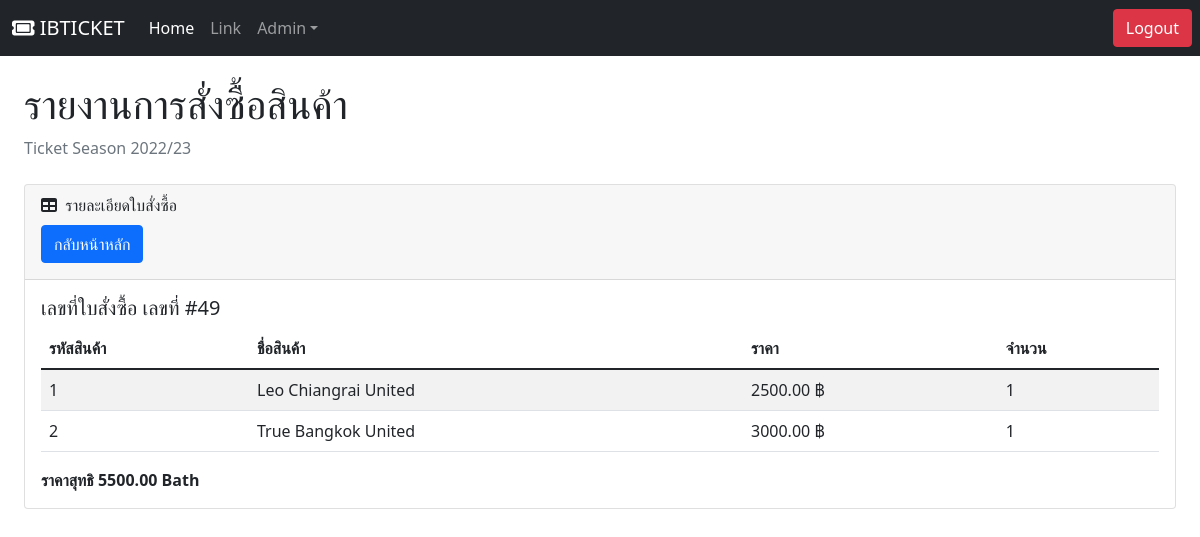
/admin/info_order.php?id=49, run on the app's committed database.
### tables this page shows
CREATE TABLE `orders` (
  `id_order` int(11) NOT NULL,
  `customer_id` int(11) NOT NULL,
  `grand_total` float(10,2) NOT NULL,
  `created` datetime NOT NULL,
  `status_order` enum('1','2','0') NOT NULL DEFAULT '1' COMMENT '1=ดำเนินการสั่งซื้อ 2=ยืนยันการสั่งซื้อ 0=ยกเลิกคำสั่งซื้อ'
);

### admin/info_order.php (the view, shortened to what this page needs)
<?php
include 'dbConnect.php';
$ids=$_GET['id'];
?>
<!DOCTYPE html>
<html lang="en">
    <head>
        <link href="https://cdn.jsdelivr.net/npm/simple-datatables@latest/dist/style.css" rel="stylesheet" />
        <link href="css/Adminstyles.css" rel="stylesheet" />
    </head>
    <body class="sb-nav-fixed">
    <?php require_once 'navBarAdmin.php';?>
            <div id="layoutSidenav_content">
                <main>
                    <div class="container-fluid px-4">
                        <h1 class="mt-4">รายงานการสั่งซื้อสินค้า</h1>
                        <ol class="breadcrumb mb-4">
                            <li class="breadcrumb-item active">Ticket Season 2022/23</li>
                        </ol>
                        <div class="card mb-4">
                            <div class="card-header">
                                <i class="fas fa-table me-1"></i>
                                รายละเอียดใบสั่งซื้อ
                                <div class="buttoncolor mb-2 mt-2">
                                <a href ="Admin_index.php "><button type="button" class="btn btn-primary ">กลับหน้าหลัก</button></a>
                                </div>
                            </div>
                            <div class="card-body">
                                <h5>เลขที่ใบสั่งซื้อ   เลขที่ #<?=$ids?></h5>
                                <table id="datatablesSimple" class="table table-striped">
                                    <thead>
                                        <tr>
                                            <th>รหัสสินค้า</th>
                                            <th>ชื่อสินค้า</th>
                                            <th>ราคา</th>
                                            <th>จำนวน</th>
                                        </tr>
                                    </thead>
                                    <tbody>
                                        <?php
                                        $sql = "SELECT DISTINCT id_order, product_id ,order_id , name, price, quantity ,grand_total
                                        FROM  customers , products , orders , order_items
                                        WHERE orders.id_order = order_items.order_id and order_items.product_id = products.id and orders.id_order = '$ids'
                                        order by order_items.product_id ";
                                        $result = mysqli_query($db, $sql);
                                        $total_bath=0;
                                        while($row=mysqli_fetch_array($result) ){
                                            $total_bath = $row['grand_total'];
                                        ?>
                                        <tr>
                                            <td><?=$row['product_id']?></td>
                                            <td><?=$row['name']?> </td>
                                            <td><?=$row['price']?> ฿</td>
                                            <td><?=$row['quantity']?></td>
                                        </tr>
                                       <?php
                                        }
                                        ?>
                                    </tbody>
                                </table>
                                <b>ราคาสุทธิ <td><?= $total_bath?> Bath</td></b>
                            </div>
                        </div>
                    </div>
                </main>
            </div>
    </body>
</html>

### data on the page
orders: product_id "1", name "Leo Chiangrai United", price "2500.00", quantity "1", product_id "2", name "True Bangkok United", price "3000.00", grand_total "5500.00"

### other printed values
$ids "49"
